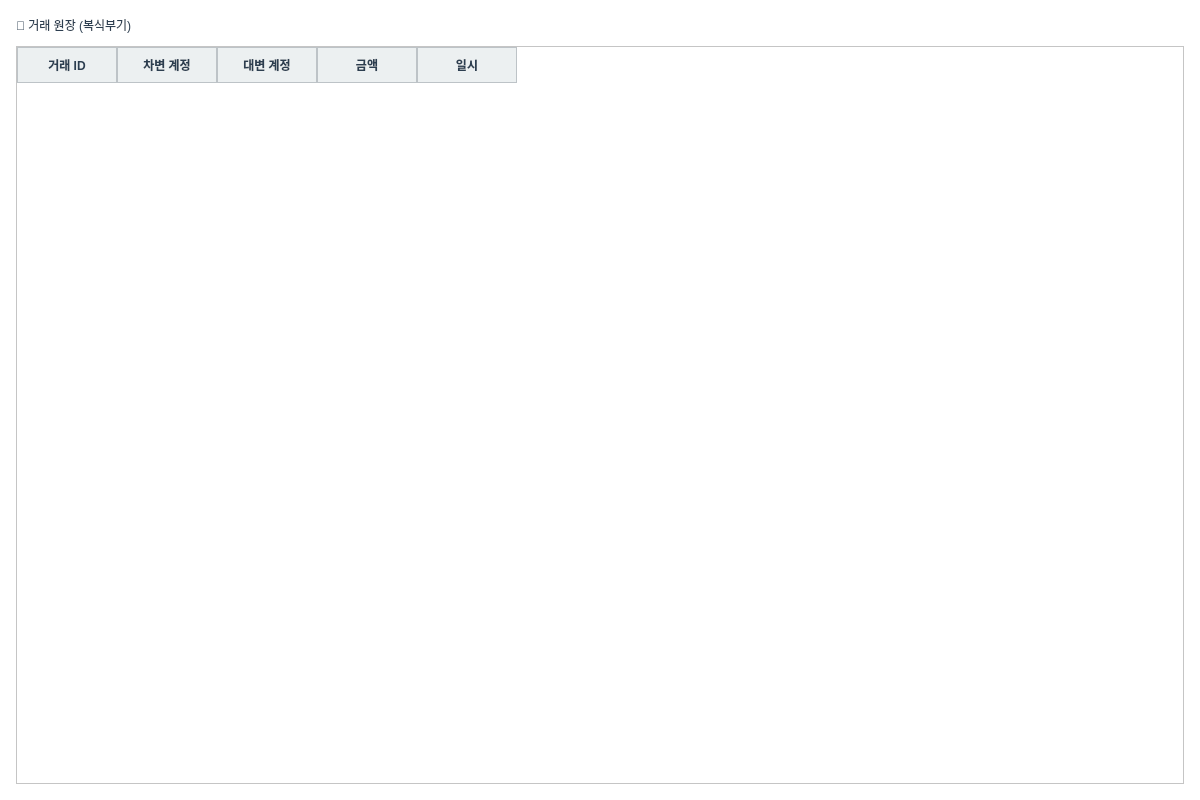
<?xml version="1.0" encoding="UTF-8"?>
<ui version="4.0">
 <class>LedgerTab</class>
 <widget class="QWidget" name="LedgerTab">
  <property name="geometry">
   <rect>
    <x>0</x>
    <y>0</y>
    <width>1200</width>
    <height>800</height>
   </rect>
  </property>
  <property name="windowTitle">
   <string>Ledger</string>
  </property>
  <property name="styleSheet">
   <string notr="true">QWidget {
    background-color: #FFFFFF;
    color: #2C3E50;
    font-family: &quot;맑은 고딕&quot;;
    font-size: 9pt;
}

QTabWidget::pane {
    border: 1px solid #BDC3C7;
    background-color: #FFFFFF;
}

QTabBar::tab {
    background-color: #ECF0F1;
    color: #2C3E50;
    padding: 8px 16px;
    margin-right: 2px;
    border: 1px solid #BDC3C7;
    border-bottom: none;
    border-top-left-radius: 4px;
    border-top-right-radius: 4px;
}

QTabBar::tab:selected {
    background-color: #3498DB;
    color: #FFFFFF;
    font-weight: bold;
}

QTabBar::tab:hover {
    background-color: #D5DBDB;
}

QTableWidget {
    gridline-color: #BDC3C7;
    background-color: #FFFFFF;
    alternate-background-color: #F8F9FA;
    selection-background-color: #3498DB;
    selection-color: #FFFFFF;
}

QTableWidget::item {
    padding: 4px;
    border: none;
}

QHeaderView::section {
    background-color: #ECF0F1;
    color: #2C3E50;
    padding: 6px;
    border: 1px solid #BDC3C7;
    font-weight: bold;
}

QLineEdit, QTextEdit, QPlainTextEdit {
    background-color: #FFFFFF;
    border: 1px solid #BDC3C7;
    border-radius: 3px;
    padding: 4px;
    color: #2C3E50;
}

QLineEdit:focus, QTextEdit:focus, QPlainTextEdit:focus {
    border: 2px solid #3498DB;
}

QPushButton {
    background-color: #3498DB;
    color: #FFFFFF;
    border: none;
    border-radius: 4px;
    padding: 6px 12px;
    font-weight: bold;
}

QPushButton:hover {
    background-color: #2980B9;
}

QPushButton:pressed {
    background-color: #1F618D;
}

QPushButton:disabled {
    background-color: #BDC3C7;
    color: #7F8C8D;
}

QLabel {
    color: #2C3E50;
    background-color: transparent;
}

QGroupBox {
    border: 2px solid #BDC3C7;
    border-radius: 5px;
    margin-top: 10px;
    padding-top: 10px;
    background-color: #F8F9FA;
}

QGroupBox::title {
    subcontrol-origin: margin;
    subcontrol-position: top left;
    padding: 0 5px;
    color: #2C3E50;
    font-weight: bold;
}

QProgressBar {
    border: 1px solid #BDC3C7;
    border-radius: 3px;
    text-align: center;
    background-color: #ECF0F1;
}

QProgressBar::chunk {
    background-color: #3498DB;
}</string>
  </property>
  <layout class="QVBoxLayout" name="verticalLayout">
   <property name="spacing">
    <number>12</number>
   </property>
   <property name="leftMargin">
    <number>16</number>
   </property>
   <property name="topMargin">
    <number>16</number>
   </property>
   <property name="rightMargin">
    <number>16</number>
   </property>
   <property name="bottomMargin">
    <number>16</number>
   </property>
   <item>
    <widget class="QLabel" name="lbl_title">
     <property name="text">
      <string>📒 거래 원장 (복식부기)</string>
     </property>
     <property name="styleSheet">
   <string notr="true">QWidget {
    background-color: #FFFFFF;
    color: #2C3E50;
    font-family: &quot;맑은 고딕&quot;;
    font-size: 9pt;
}

QTabWidget::pane {
    border: 1px solid #BDC3C7;
    background-color: #FFFFFF;
}

QTabBar::tab {
    background-color: #ECF0F1;
    color: #2C3E50;
    padding: 8px 16px;
    margin-right: 2px;
    border: 1px solid #BDC3C7;
    border-bottom: none;
    border-top-left-radius: 4px;
    border-top-right-radius: 4px;
}

QTabBar::tab:selected {
    background-color: #3498DB;
    color: #FFFFFF;
    font-weight: bold;
}

QTabBar::tab:hover {
    background-color: #D5DBDB;
}

QTableWidget {
    gridline-color: #BDC3C7;
    background-color: #FFFFFF;
    alternate-background-color: #F8F9FA;
    selection-background-color: #3498DB;
    selection-color: #FFFFFF;
}

QTableWidget::item {
    padding: 4px;
    border: none;
}

QHeaderView::section {
    background-color: #ECF0F1;
    color: #2C3E50;
    padding: 6px;
    border: 1px solid #BDC3C7;
    font-weight: bold;
}

QLineEdit, QTextEdit, QPlainTextEdit {
    background-color: #FFFFFF;
    border: 1px solid #BDC3C7;
    border-radius: 3px;
    padding: 4px;
    color: #2C3E50;
}

QLineEdit:focus, QTextEdit:focus, QPlainTextEdit:focus {
    border: 2px solid #3498DB;
}

QPushButton {
    background-color: #3498DB;
    color: #FFFFFF;
    border: none;
    border-radius: 4px;
    padding: 6px 12px;
    font-weight: bold;
}

QPushButton:hover {
    background-color: #2980B9;
}

QPushButton:pressed {
    background-color: #1F618D;
}

QPushButton:disabled {
    background-color: #BDC3C7;
    color: #7F8C8D;
}

QLabel {
    color: #2C3E50;
    background-color: transparent;
}

QGroupBox {
    border: 2px solid #BDC3C7;
    border-radius: 5px;
    margin-top: 10px;
    padding-top: 10px;
    background-color: #F8F9FA;
}

QGroupBox::title {
    subcontrol-origin: margin;
    subcontrol-position: top left;
    padding: 0 5px;
    color: #2C3E50;
    font-weight: bold;
}

QProgressBar {
    border: 1px solid #BDC3C7;
    border-radius: 3px;
    text-align: center;
    background-color: #ECF0F1;
}

QProgressBar::chunk {
    background-color: #3498DB;
}</string>
  </property>
    </widget>
   </item>
   <item>
    <widget class="QTableWidget" name="table_ledger">
     <property name="alternatingRowColors">
      <bool>true</bool>
     </property>
     <property name="selectionBehavior">
      <enum>QAbstractItemView::SelectRows</enum>
     </property>
     <column>
      <property name="text">
       <string>거래 ID</string>
      </property>
     </column>
     <column>
      <property name="text">
       <string>차변 계정</string>
      </property>
     </column>
     <column>
      <property name="text">
       <string>대변 계정</string>
      </property>
     </column>
     <column>
      <property name="text">
       <string>금액</string>
      </property>
     </column>
     <column>
      <property name="text">
       <string>일시</string>
      </property>
     </column>
    </widget>
   </item>
  </layout>
 </widget>
 <resources/>
 <connections/>
</ui>
